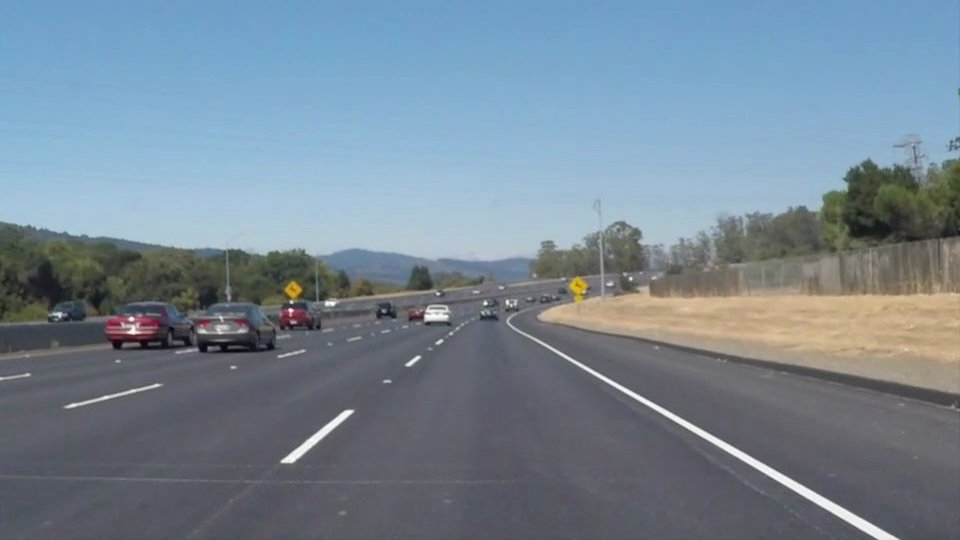
#> input picture P1-Lane_lines/test_images/solidWhiteCurve.jpg, 960 x 540 px; its folder holds only this picture in this run
$ python -i cameraCalibration.py   (imports and definitions only)   (older library calls are emulated)
#> lines starting #> are read from the running program, lines starting #| are printed output that depends on the picture; after the words box and inside, x2 and y2 are one past the last pixel; in counts of white or black regions, pixels touching at a corner belong together
#> further down, picture is the input picture: shape (540, 960, 3); mean B, G, R 148.1, 134.5, 118.5
import os
import cv2
import glob
import numpy as np
import matplotlib.pyplot as plt
import matplotlib.image as mimg


# Define camera calibration
# [63 lines left out: functions calibrate_camera, undistort_image, perspective_transform, not called in this run]


# Absolute Sobel threshold
def abs_sobel_thresh(img, orient='x', sobel_kernel =5 , thresh=(25,125)):
    # Convert the image to HSV
#> called with orient = 'x', sobel_kernel = 7, thresh = (50, 150)
    image = cv2.cvtColor(img, cv2.COLOR_RGB2HSV)
#> image: shape (540, 960, 3); mean H, S, V 40.4, 55.2, 152.4
    gray = image[:,:,2]
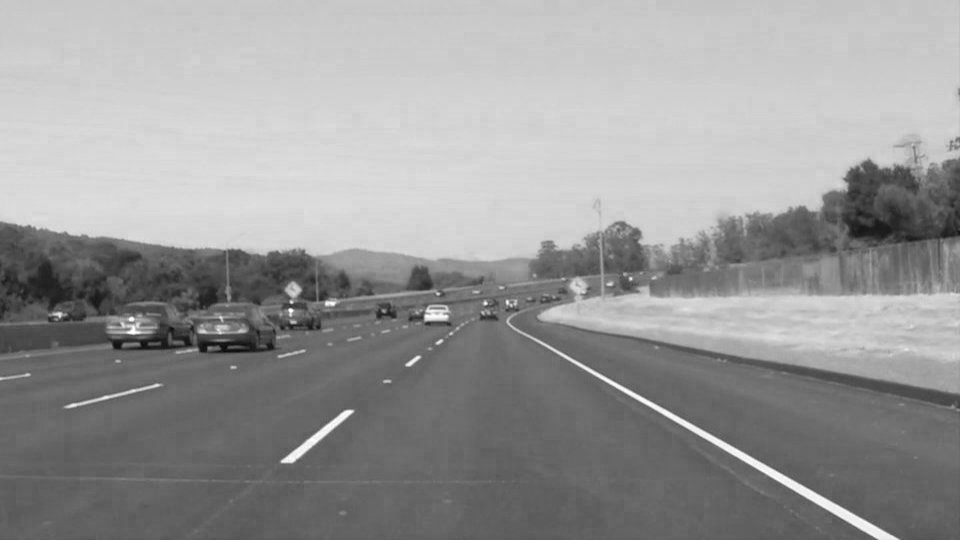
#> gray: shape (540, 960); min 12, max 255, mean 152.4

    # Apply sobel
    if orient == 'x':
        gradient = cv2.Sobel(gray, cv2.CV_64F, 1,0, sobel_kernel)
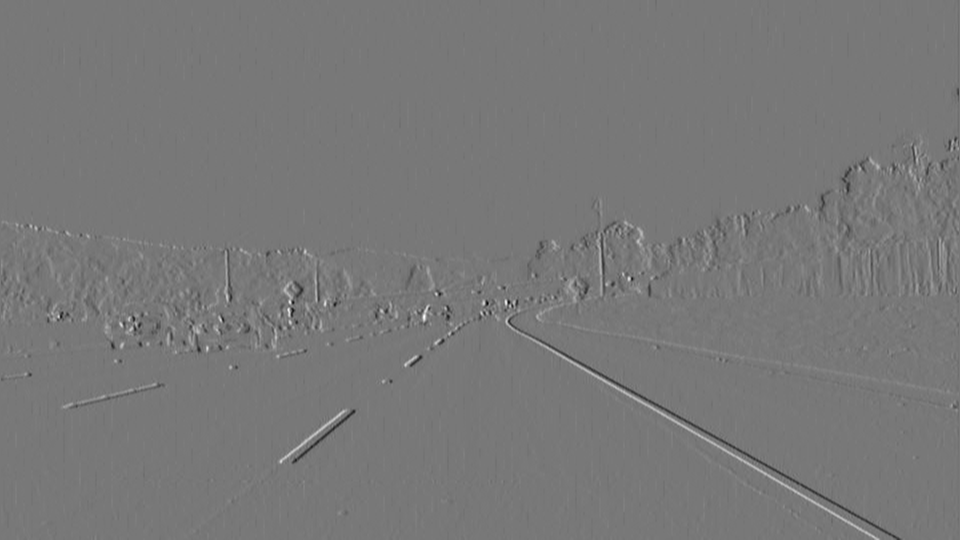
#> gradient: shape (540, 960) float64; min -458, max 512, mean 0; drawn with min black and max white
    else:
        gradient = cv2.Sobel(gray, cv2.CV_64F, 0,1, sobel_kernel)

    # Take absolute
    abs_gradient = np.absolute(gradient)
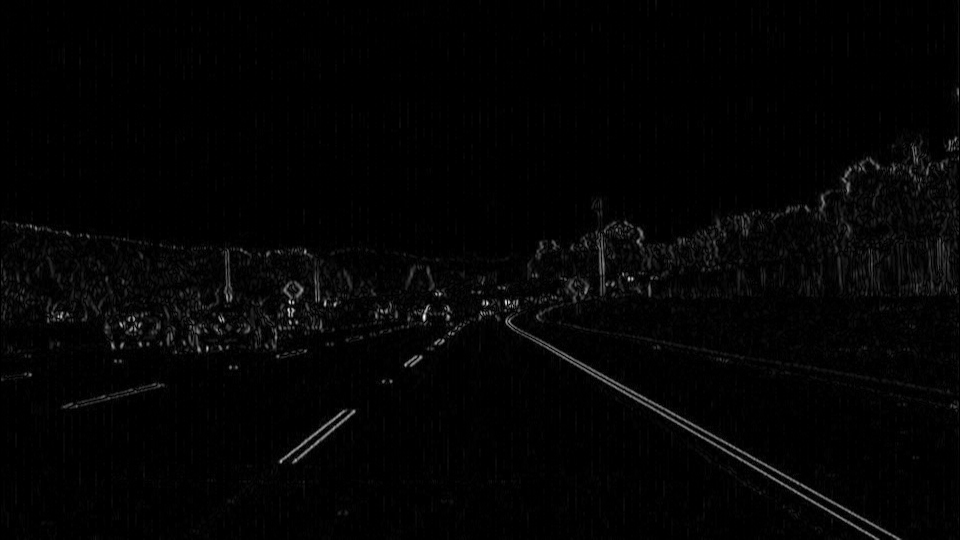
#> abs_gradient: shape (540, 960) float64; min 0, max 512, mean 8.6; drawn with min black and max white
    # Scale the image
    scaled_img = np.uint8(255*abs_gradient/np.max(abs_gradient))
    # Define a mask
    binary_output = np.zeros_like(scaled_img)
    binary_output[(scaled_img >= thresh[0]) & (scaled_img <= thresh[1])] =1
    return binary_output


# Color Thresholding
def color_threshold(img, color_thresh=(200,255)):
    # Convert to HSL space
    hsv = cv2.cvtColor(img, cv2.COLOR_RGB2HSV)

    # Separate the s channel
    v_channel = hsv[:,:,2]
    r_channel = img[:,:,0]

    # Create and return a binary image
    v_binary = np.zeros_like(v_channel)
    r_binary = np.zeros_like(r_channel)
    v_binary[(v_channel >= color_thresh[0]) & (v_channel <= color_thresh[1])] = 1
    r_binary[(r_channel >= color_thresh[0]) & (r_channel <= color_thresh[1])] = 1

    # Combine thresholding of v and r channels
    comb_binary =  cv2.bitwise_or(v_binary, r_binary)
    return comb_binary


# Define combined thresholding for color, gradient,etc...
def combined_binary_threshold(img):
    # Find gradient thresholds
    gradx = abs_sobel_thresh(img, orient='x', sobel_kernel=7, thresh=(50,150))
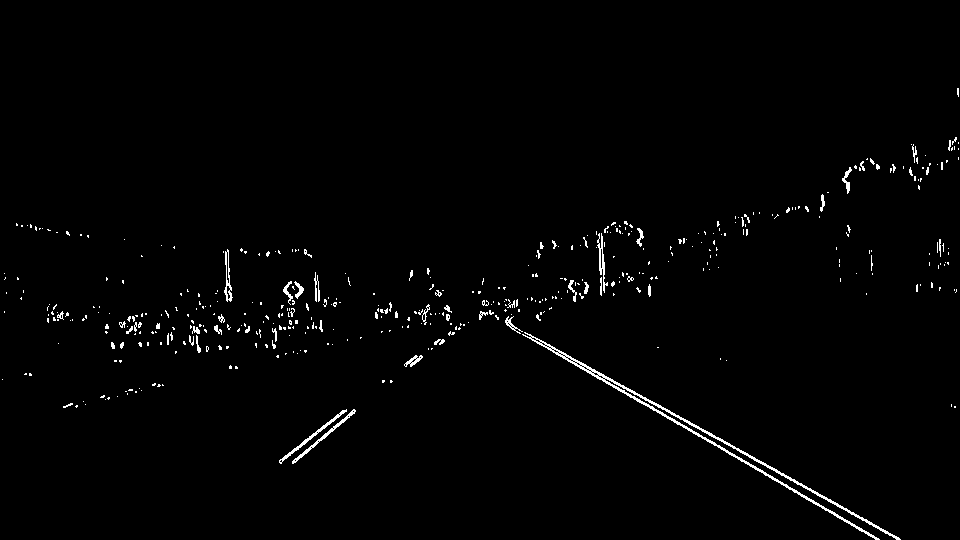
#> gradx: shape (540, 960); values 0 (black) and 1 (white), 1.4% white in thin lines or dots, all inside (x1, y1, x2, y2) = (2, 88, 959, 540)

    # Combine all the gradient thresholds
    gmd_img = np.zeros_like(gradx)
    gmd_img[(gradx == 1)] =1

    # Find color threshold
    color_thresh_img = color_threshold(img)
#> in color_threshold, `r_channel = img[:,:,0]`:
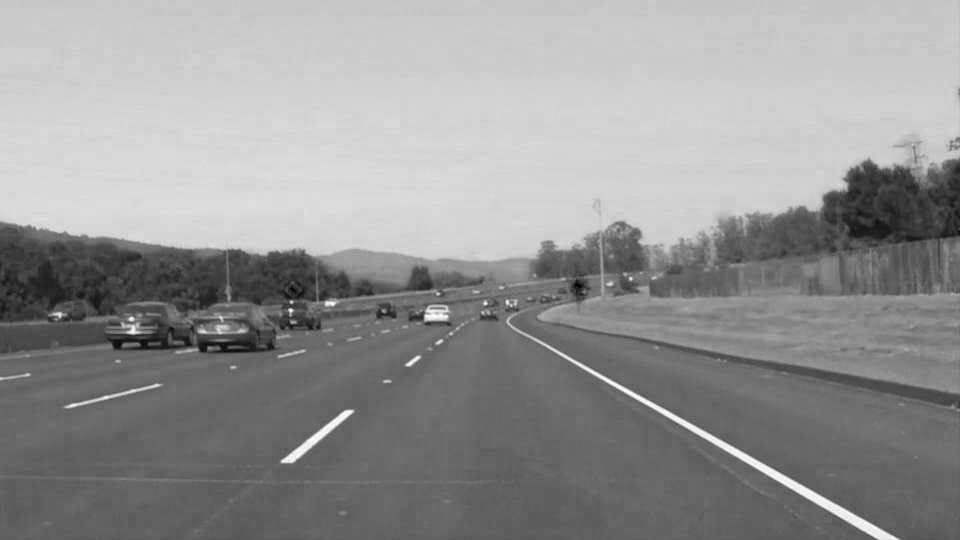
#> r_channel: shape (540, 960); min 0, max 255, mean 148.1
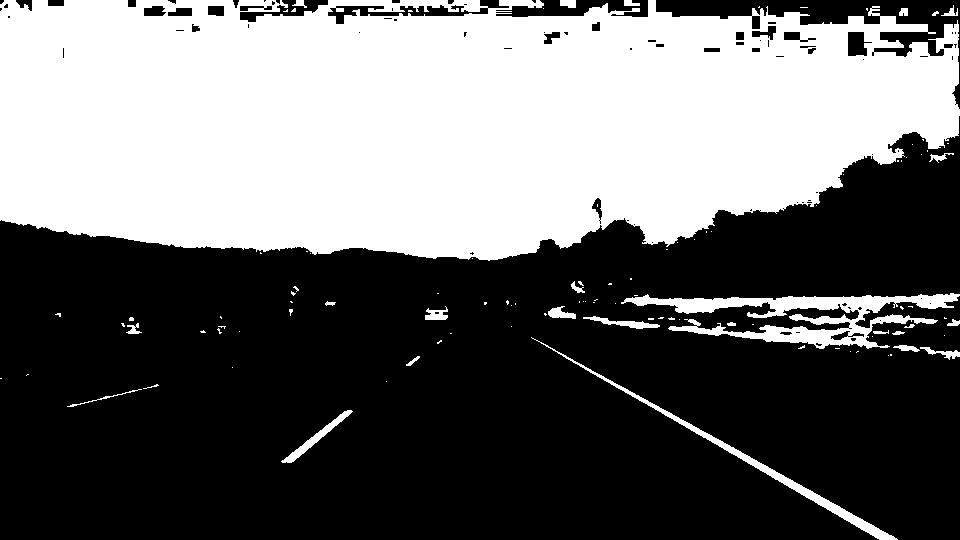
#> color_thresh_img: shape (540, 960); values 0 (black) and 1 (white), 41.8% white; 105 white regions (78 under 20 px), largest, box (x1, y1, x2, y2) and area: (0, 0, 960, 261) 204705, (621, 293, 960, 349) 6766, (531, 337, 898, 540) 2313

    # Stack the color and gradient thresholds
    color_binary = np.dstack((np.zeros_like(gmd_img), gmd_img, color_thresh_img))
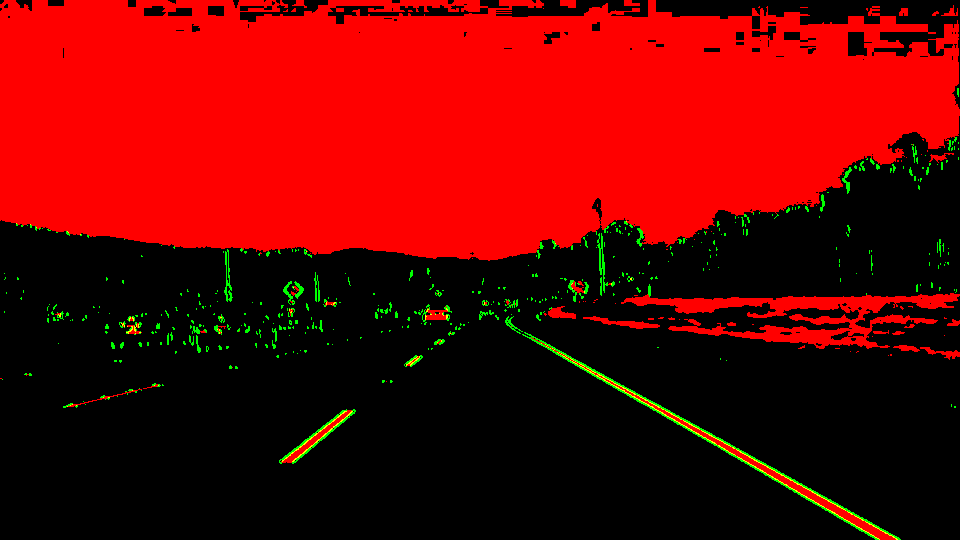
#> color_binary: shape (540, 960, 3); mean of channels 0, 1, 2 0, 0.0136, 0.418; drawn with 1 as white

    # Combine the color and gradient thresholds
    combined_binary = np.zeros_like(gmd_img)
    combined_binary[(gmd_img ==1) | (color_thresh_img == 1)] = 1
    return combined_binary,  color_binary

>>> import cv2
>>> picture = cv2.imread('../P1-Lane_lines/test_images/solidWhiteCurve.jpg')
>>> result = combined_binary_threshold(picture)

$ run again, on P1-Lane_lines/test_images/solidWhiteRight.jpg
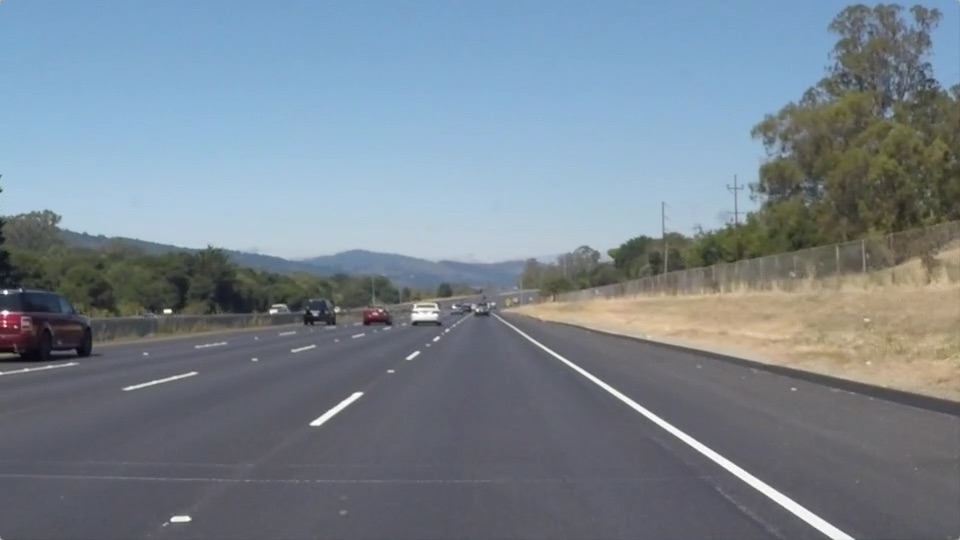
#> input picture P1-Lane_lines/test_images/solidWhiteRight.jpg, 960 x 540 px
#> picture is the input picture: shape (540, 960, 3); mean B, G, R 143.7, 132.6, 120.3
#> image: shape (540, 960, 3); mean H, S, V 47.1, 51.9, 149.2
#> in combined_binary_threshold, `gradx = abs_sobel_thresh(img, orient='x', sobel_kernel=7, thresh=(50,1..`:
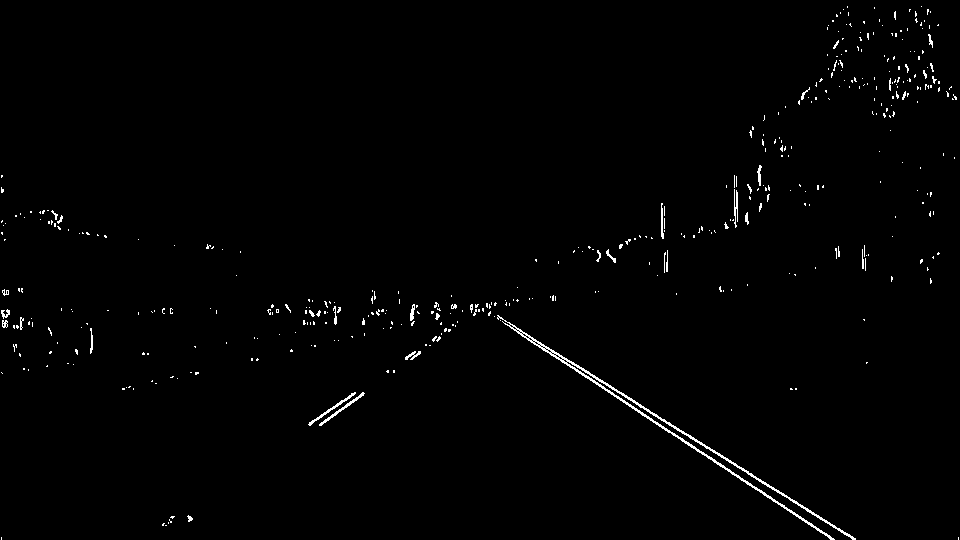
#> gradx: shape (540, 960); values 0 (black) and 1 (white), 1% white in thin lines or dots
#> color_thresh_img: shape (540, 960); values 0 (black) and 1 (white), 38.6% white; 111 white regions (92 under 20 px), largest, box (x1, y1, x2, y2) and area: (0, 0, 853, 263) 189578, (536, 297, 823, 359) 4900, (515, 328, 854, 540) 2389
#> in combined_binary_threshold, `color_binary = np.dstack((np.zeros_like(gmd_img), gmd_img, color_thres..`:
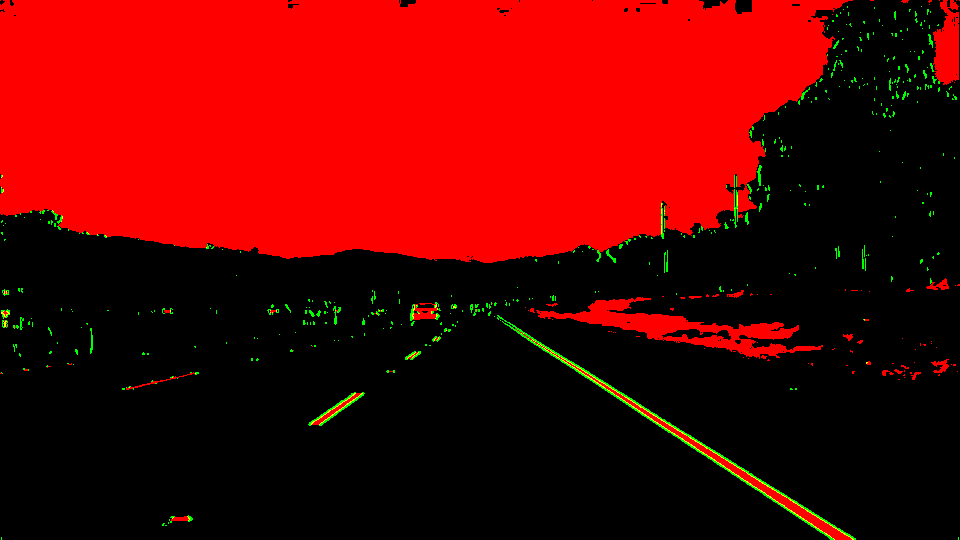
#> color_binary: shape (540, 960, 3); mean of channels 0, 1, 2 0, 0.0103, 0.386; drawn with 1 as white

$ run again, on P1-Lane_lines/test_images/solidYellowCurve.jpg
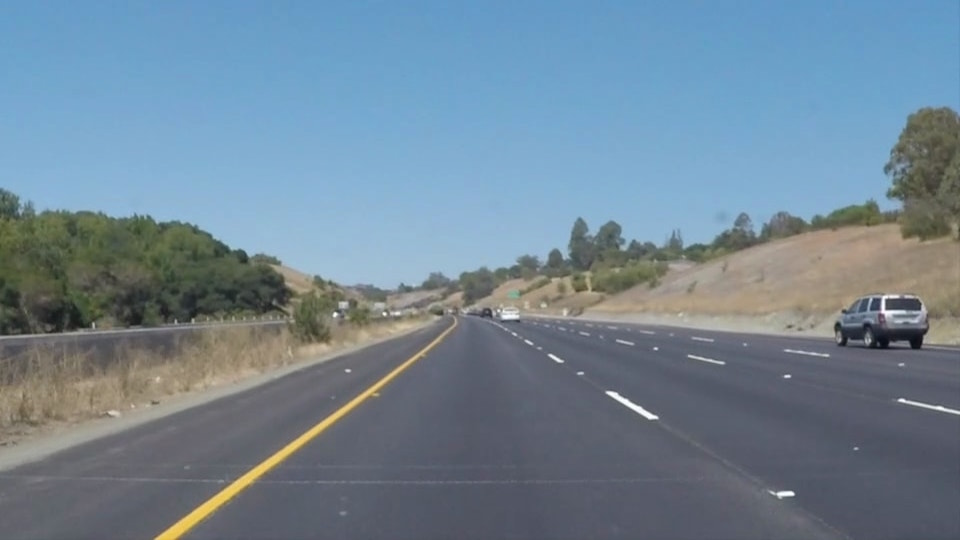
#> input picture P1-Lane_lines/test_images/solidYellowCurve.jpg, 960 x 540 px
#> picture is the input picture: shape (540, 960, 3); mean B, G, R 149, 133.4, 113
#> image: shape (540, 960, 3); mean H, S, V 35.7, 67.7, 154.4
#> in combined_binary_threshold, `gradx = abs_sobel_thresh(img, orient='x', sobel_kernel=7, thresh=(50,1..`:
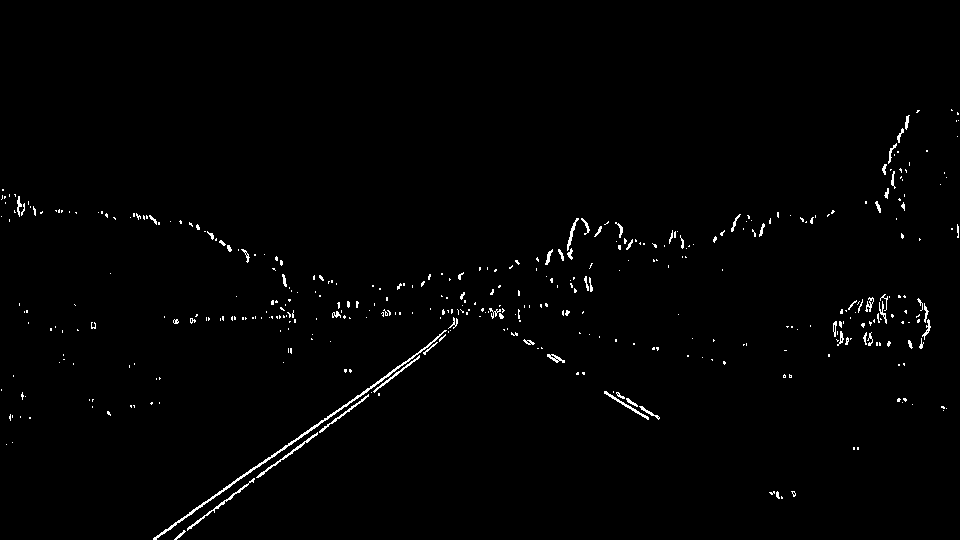
#> gradx: shape (540, 960); values 0 (black) and 1 (white), 1.1% white in thin lines or dots, all inside (x1, y1, x2, y2) = (1, 109, 959, 540)
#> color_thresh_img: shape (540, 960); values 0 (black) and 1 (white), 36.8% white; 110 white regions (77 under 20 px), largest, box (x1, y1, x2, y2) and area: (0, 0, 960, 289) 184293, (156, 356, 417, 540) 2001, (896, 16, 959, 42) 840
#> in combined_binary_threshold, `color_binary = np.dstack((np.zeros_like(gmd_img), gmd_img, color_thres..`:
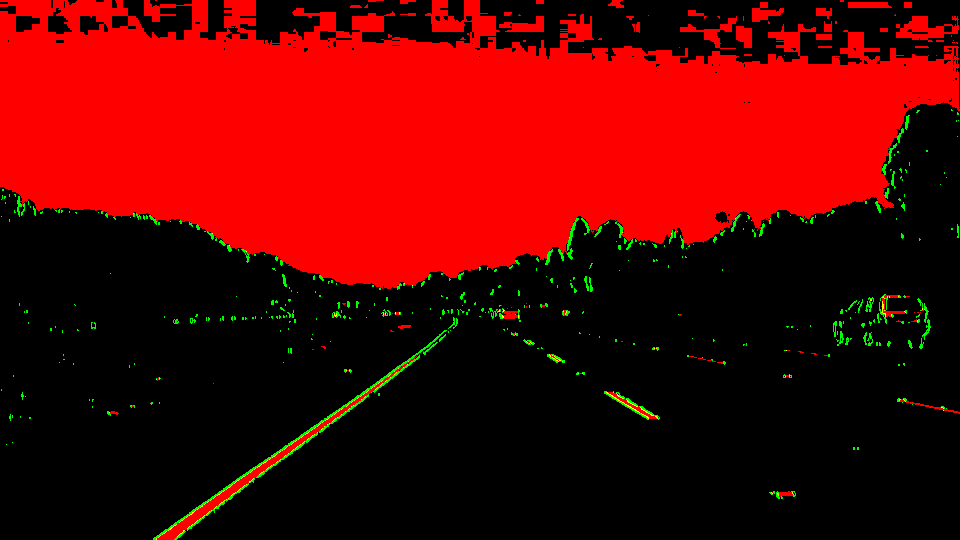
#> color_binary: shape (540, 960, 3); mean of channels 0, 1, 2 0, 0.0111, 0.368; drawn with 1 as white

$ run again, on P1-Lane_lines/test_images/solidYellowCurve2.jpg
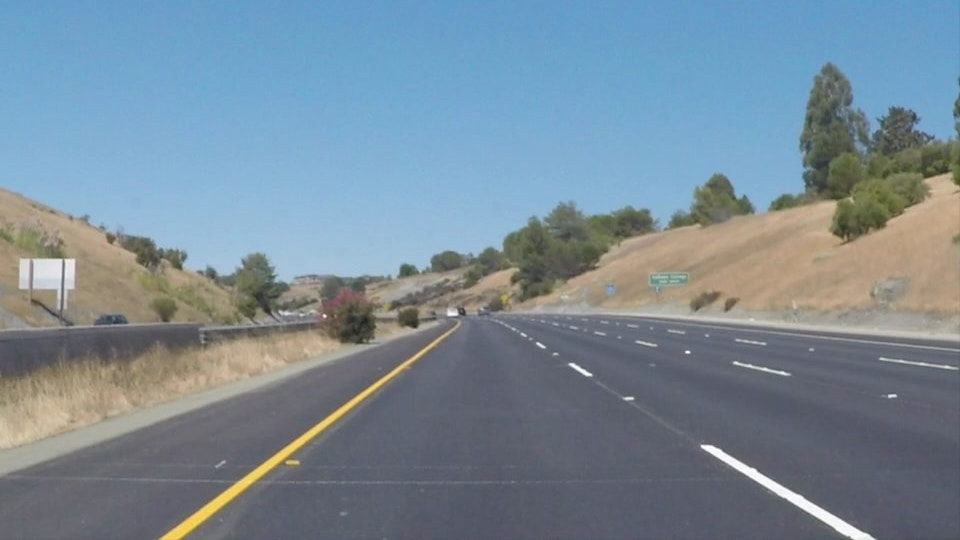
#> input picture P1-Lane_lines/test_images/solidYellowCurve2.jpg, 960 x 540 px
#> picture is the input picture: shape (540, 960, 3); mean B, G, R 151.5, 138.6, 120.7
#> image: shape (540, 960, 3); mean H, S, V 40.8, 66.5, 159.6
#> gradx: shape (540, 960); values 0 (black) and 1 (white), 1.9% white in thin lines or dots, all inside (x1, y1, x2, y2) = (1, 63, 959, 540)
#> color_thresh_img: shape (540, 960); values 0 (black) and 1 (white), 39.2% white; 118 white regions (92 under 20 px), largest, box (x1, y1, x2, y2) and area: (0, 0, 959, 282) 194772, (161, 343, 435, 540) 2107, (701, 445, 875, 540) 1660
#> in combined_binary_threshold, `color_binary = np.dstack((np.zeros_like(gmd_img), gmd_img, color_thres..`:
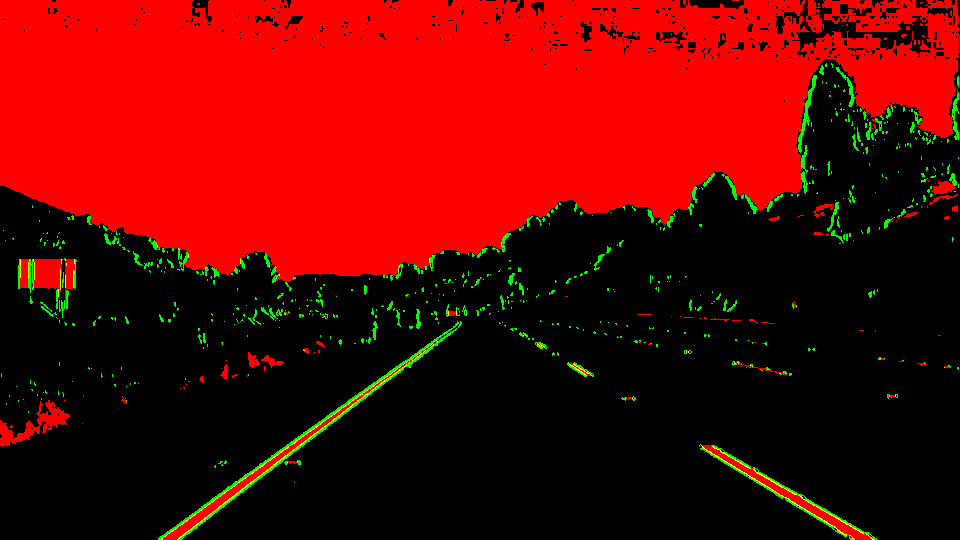
#> color_binary: shape (540, 960, 3); mean of channels 0, 1, 2 0, 0.0189, 0.392; drawn with 1 as white
